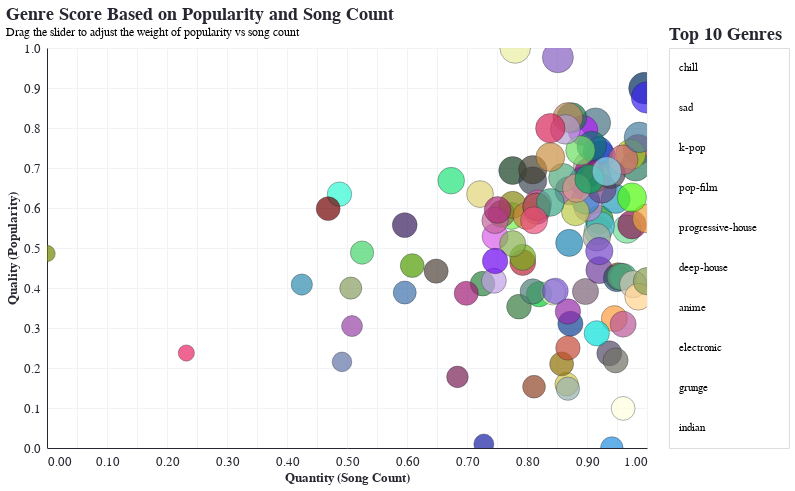

This figure's Vega-Lite source:
### Vega-Lite specification from a JSON file in a GitHub repository (floating-point values rounded to 4 significant figures)
{"config": {"arc": {"fill": "#F63366"}, "area": {"fill": "#F63366"}, "circle": {"fill": "#F63366", "stroke": "#262730", "strokeWidth": 0.5}, "line": {"stroke": "#F63366"}, "path": {"stroke": "#F63366"}, "point": {"stroke": "#F63366"}, "rect": {"fill": "#F63366"}, "shape": {"stroke": "#F63366"}, "symbol": {"fill": "#F63366"}, "title": {"font": "IBM Plex Mono", "color": "#262730", "fontSize": 17.6, "anchor": "start"}, "subtitle": {"font": "IBM Plex Mono", "color": "#262730", "fontSize": 18, "anchor": "start"}, "axis": {"titleFont": "IBM Plex Mono", "titleColor": "#262730", "titleFontSize": 12.8, "labelFont": "IBM Plex Mono", "labelColor": "#262730", "labelFontSize": 12.8, "gridColor": "#f0f2f6", "domainColor": "#262730", "tickColor": "#fff"}, "header": {"labelFont": "IBM Plex Mono", "titleFont": "IBM Plex Mono", "labelFontSize": 16, "titleFontSize": 16}, "legend": {"titleFont": "IBM Plex Mono", "titleColor": "#262730", "titleFontSize": 12.8, "labelFont": "IBM Plex Mono", "labelColor": "#262730", "labelFontSize": 12.8}, "range": {"category": ["#fcca46", "#fe7f2d", "#233d4d", "#a1c181", "#717744", "#00798c"], "diverging": ["#850018", "#cd1549", "#f6618d", "#fbafc4", "#f5f5f5", "#93c5fe", "#5091e6", "#1d5ebd", "#002f84"], "heatmap": ["#ffb5d4", "#ff97b8", "#ff7499", "#fc4c78", "#ec245f", "#d2004b", "#b10034", "#91001f", "#720008"], "ramp": ["#ffb5d4", "#ff97b8", "#ff7499", "#fc4c78", "#ec245f", "#d2004b", "#b10034", "#91001f", "#720008"], "ordinal": ["#ffb5d4", "#ff97b8", "#ff7499", "#fc4c78", "#ec245f", "#d2004b", "#b10034", "#91001f", "#720008"]}}, "hconcat": [{"mark": {"type": "circle"}, "encoding": {"color": {"field": "track_genre", "legend": null, "scale": {"domain": ["acoustic", "afrobeat", "alt-rock", "alternative", "ambient", "anime", "black-metal", "bluegrass", "blues", "brazil", "breakbeat", "british", "cantopop", "chicago-house", "children", "chill", "classical", "club", "comedy", "country", "dance", "dancehall", "death-metal", "deep-house", "detroit-techno", "disco", "disney", "drum-and-bass", "dub", "dubstep", "edm", "electro", "electronic", "emo", "folk", "forro", "french", "funk", "garage", "german", "gospel", "goth", "grindcore", "groove", "grunge", "guitar", "happy", "hard-rock", "hardcore", "hardstyle", "heavy-metal", "hip-hop", "honky-tonk", "house", "idm", "indian", "indie-pop", "indie", "industrial", "iranian", "j-dance", "j-idol", "j-pop", "j-rock", "jazz", "k-pop", "kids", "latin", "latino", "malay", "mandopop", "metal", "metalcore", "minimal-techno", "mpb", "new-age", "opera", "pagode", "party", "piano", "pop-film", "pop", "power-pop", "progressive-house", "psych-rock", "punk-rock", "punk", "r-n-b", "reggae", "reggaeton", "rock-n-roll", "rock", "rockabilly", "romance", "sad", "salsa", "samba", "sertanejo", "show-tunes", "singer-songwriter", "ska", "sleep", "songwriter", "soul", "spanish", "study", "swedish", "synth-pop", "tango", "techno", "trance", "trip-hop", "turkish", "world-music"], "range": ["#BDA69F", "#0cce35", "#8cd0a4", "#7d6277", "#7248ad", "#477183", "#347a3f", "#2c833f", "#3D71A9", "#1045d1", "#0f4194", "#2ff8d2", "#6ff151", "#771f54", "#0d961f", "#002C5C", "#d6cb4d", "#70dd97", "#e5feba", "#8e6f03", "#4D8076", "#51bedd", "#d860ea", "#ae3550", "#8e4527", "#4f9b02", "#6e3d9a", "#ac561e", "#3454e7", "#2f7c62", "#c285d4", "#3184cf", "#b7cc25", "#b01af6", "#876f47", "#163f22", "#eb39bc", "#A5AE9D", "#c1cf42", "#28587f", "#961b76", "#b92839", "#6273a6", "#239cbb", "#17764b", "#74af15", "#942aa8", "#700000", "#77305d", "#33b675", "#c29fe7", "#8e528e", "#e82565", "#bacb48", "#534765", "#bd885c", "#4B4453", "#6b4481", "#88b151", "#248ede", "#579f7c", "#7d57db", "#53a97d", "#3E4756", "#95B1AE", "#845EC2", "#707166", "#FEFEDF", "#D5CABD", "#7545c9", "#106f71", "#444232", "#cd6578", "#891555", "#21e379", "#6c05f1", "#a11d75", "#6cdd62", "#ff9b3d", "#ca9043", "#eaeea1", "#B39CD0", "#879e5f", "#477da0", "#708600", "#868611", "#db5bad", "#cc7e39", "#b95799", "#FFD38B", "#46d36b", "#C34A36", "#2e8bad", "#181fa3", "#3823ee", "#4e4137", "#E1D376", "#d82559", "#2086b4", "#CA580B", "#c3639a", "#efa43c", "#A5566F", "#05e0d7", "#3aa686", "#889d4f", "#ae2b7a", "#391d5d", "#9645a6", "#de998d", "#50fa0d", "#e84e79", "#01a95e", "#86daed"]}, "type": "nominal"}, "size": {"field": "score", "legend": null, "scale": {"range": [20, 1000]}, "title": "Weighted Score", "type": "quantitative"}, "tooltip": [{"field": "track_genre", "title": "Genre", "type": "nominal"}, {"field": "total_count", "title": "Total Songs", "type": "quantitative"}, {"field": "avg_popularity", "title": "Average Popularity", "type": "quantitative"}, {"field": "score", "format": ".2f", "title": "Score", "type": "quantitative"}], "x": {"field": "norm_count", "title": "Quantity (Song Count)", "type": "quantitative"}, "y": {"field": "norm_popularity", "title": "Quality (Popularity)", "type": "quantitative"}}, "height": 400, "name": "view_1", "title": {"text": ["Genre Score Based on Popularity and Song Count"], "subtitle": ["Drag the slider to adjust the weight of popularity vs song count"]}, "transform": [{"calculate": "datum.norm_popularity * pop_weight + datum.norm_count * (1 - pop_weight)", "as": "score"}], "width": 600}, {"mark": {"type": "text", "align": "left", "dx": -50}, "encoding": {"text": {"field": "track_genre", "type": "nominal"}, "tooltip": [{"field": "track_genre", "title": "Genre", "type": "nominal"}, {"field": "score", "format": ".2f", "title": "Score", "type": "quantitative"}], "y": {"axis": null, "field": "rank", "sort": "ascending", "title": null, "type": "ordinal"}}, "height": 400, "name": "view_2", "title": "Top 10 Genres", "transform": [{"calculate": "datum.norm_popularity * pop_weight + datum.norm_count * (1 - pop_weight)", "as": "score"}, {"window": [{"op": "rank", "field": "score", "as": "rank"}], "sort": [{"field": "score", "order": "descending"}]}, {"filter": "datum.rank <= 10"}], "width": 120}], "data": {"name": "data-86aedd94ac657ac47239223fc67ecd24"}, "params": [{"name": "pop_weight", "bind": {"input": "range", "max": 1, "min": 0, "name": "Popularity Weight:", "step": 0.01}, "value": 0.5}, {"name": "param_2", "select": {"type": "interval", "encodings": ["x", "y"]}, "bind": "scales", "views": ["view_1", "view_2"]}], "$schema": "https://vega.github.io/schema/vega-lite/v5.20.1.json", "datasets": {"data-86aedd94ac657ac47239223fc67ecd24": [{"track_genre": "acoustic", "total_count": 952, "avg_popularity": 42.51, "active_years": 28, "norm_popularity": 0.7039, "norm_count": 0.9017}, {"track_genre": "afrobeat", "total_count": 913, "avg_popularity": 24.24, "active_years": 28, "norm_popularity": 0.3845, "norm_count": 0.8201}, {"track_genre": "alt-rock", "total_count": 960, "avg_popularity": 33.3, "active_years": 37, "norm_popularity": 0.543, "norm_count": 0.9184}, {"track_genre": "alternative", "total_count": 950, "avg_popularity": 24.62, "active_years": 33, "norm_popularity": 0.3912, "norm_count": 0.8975}, {"track_genre": "ambient", "total_count": 962, "avg_popularity": 44.04, "active_years": 31, "norm_popularity": 0.7308, "norm_count": 0.9226}, {"track_genre": "anime", "total_count": 958, "avg_popularity": 48.71, "active_years": 24, "norm_popularity": 0.8125, "norm_count": 0.9142}, {"track_genre": "black-metal", "total_count": 897, "avg_popularity": 22.46, "active_years": 34, "norm_popularity": 0.3534, "norm_count": 0.7866}, {"track_genre": "bluegrass", "total_count": 868, "avg_popularity": 25.74, "active_years": 36, "norm_popularity": 0.4108, "norm_count": 0.7259}, {"track_genre": "blues", "total_count": 806, "avg_popularity": 24.48, "active_years": 36, "norm_popularity": 0.3886, "norm_count": 0.5962}, {"track_genre": "brazil", "total_count": 960, "avg_popularity": 44.65, "active_years": 36, "norm_popularity": 0.7414, "norm_count": 0.9184}, {"track_genre": "breakbeat", "total_count": 938, "avg_popularity": 20.02, "active_years": 33, "norm_popularity": 0.3107, "norm_count": 0.8724}, {"track_genre": "british", "total_count": 754, "avg_popularity": 38.54, "active_years": 36, "norm_popularity": 0.6346, "norm_count": 0.4874}, {"track_genre": "cantopop", "total_count": 891, "avg_popularity": 35.41, "active_years": 38, "norm_popularity": 0.5799, "norm_count": 0.7741}, {"track_genre": "chicago-house", "total_count": 848, "avg_popularity": 12.42, "active_years": 36, "norm_popularity": 0.1777, "norm_count": 0.6841}, {"track_genre": "children", "total_count": 961, "avg_popularity": 34.9, "active_years": 32, "norm_popularity": 0.5709, "norm_count": 0.9205}, {"track_genre": "chill", "total_count": 997, "avg_popularity": 53.69, "active_years": 16, "norm_popularity": 0.8996, "norm_count": 0.9958}, {"track_genre": "classical", "total_count": 935, "avg_popularity": 11.37, "active_years": 30, "norm_popularity": 0.1594, "norm_count": 0.8661}, {"track_genre": "club", "total_count": 983, "avg_popularity": 33.54, "active_years": 24, "norm_popularity": 0.5472, "norm_count": 0.9665}, {"track_genre": "comedy", "total_count": 924, "avg_popularity": 24.53, "active_years": 34, "norm_popularity": 0.3896, "norm_count": 0.8431}, {"track_genre": "country", "total_count": 931, "avg_popularity": 14.28, "active_years": 28, "norm_popularity": 0.2102, "norm_count": 0.8577}, {"track_genre": "dance", "total_count": 908, "avg_popularity": 24.63, "active_years": 19, "norm_popularity": 0.3913, "norm_count": 0.8096}, {"track_genre": "dancehall", "total_count": 962, "avg_popularity": 34.02, "active_years": 27, "norm_popularity": 0.5555, "norm_count": 0.9226}, {"track_genre": "death-metal", "total_count": 878, "avg_popularity": 32.5, "active_years": 37, "norm_popularity": 0.5289, "norm_count": 0.7469}, {"track_genre": "deep-house", "total_count": 992, "avg_popularity": 44.92, "active_years": 21, "norm_popularity": 0.7461, "norm_count": 0.9854}, {"track_genre": "detroit-techno", "total_count": 909, "avg_popularity": 11.02, "active_years": 37, "norm_popularity": 0.1532, "norm_count": 0.8117}, {"track_genre": "disco", "total_count": 812, "avg_popularity": 28.33, "active_years": 38, "norm_popularity": 0.456, "norm_count": 0.6088}, {"track_genre": "disney", "total_count": 961, "avg_popularity": 27.69, "active_years": 33, "norm_popularity": 0.4448, "norm_count": 0.9205}, {"track_genre": "drum-and-bass", "total_count": 976, "avg_popularity": 26.8, "active_years": 29, "norm_popularity": 0.4292, "norm_count": 0.9519}, {"track_genre": "dub", "total_count": 948, "avg_popularity": 40.42, "active_years": 28, "norm_popularity": 0.6674, "norm_count": 0.8933}, {"track_genre": "dubstep", "total_count": 990, "avg_popularity": 42.54, "active_years": 17, "norm_popularity": 0.7046, "norm_count": 0.9812}, {"track_genre": "edm", "total_count": 952, "avg_popularity": 36.7, "active_years": 13, "norm_popularity": 0.6023, "norm_count": 0.9017}, {"track_genre": "electro", "total_count": 950, "avg_popularity": 37.7, "active_years": 16, "norm_popularity": 0.6198, "norm_count": 0.8975}, {"track_genre": "electronic", "total_count": 986, "avg_popularity": 44.23, "active_years": 29, "norm_popularity": 0.7341, "norm_count": 0.9728}, {"track_genre": "emo", "total_count": 948, "avg_popularity": 47.66, "active_years": 24, "norm_popularity": 0.7942, "norm_count": 0.8933}, {"track_genre": "folk", "total_count": 883, "avg_popularity": 35.72, "active_years": 34, "norm_popularity": 0.5853, "norm_count": 0.7573}, {"track_genre": "forro", "total_count": 892, "avg_popularity": 41.92, "active_years": 29, "norm_popularity": 0.6937, "norm_count": 0.7762}, {"track_genre": "french", "total_count": 959, "avg_popularity": 41.08, "active_years": 30, "norm_popularity": 0.6789, "norm_count": 0.9163}, {"track_genre": "funk", "total_count": 959, "avg_popularity": 32.39, "active_years": 33, "norm_popularity": 0.527, "norm_count": 0.9163}, {"track_genre": "garage", "total_count": 958, "avg_popularity": 40.9, "active_years": 30, "norm_popularity": 0.6758, "norm_count": 0.9142}, {"track_genre": "german", "total_count": 975, "avg_popularity": 26.53, "active_years": 30, "norm_popularity": 0.4246, "norm_count": 0.9498}, {"track_genre": "gospel", "total_count": 953, "avg_popularity": 41.68, "active_years": 30, "norm_popularity": 0.6894, "norm_count": 0.9038}, {"track_genre": "goth", "total_count": 900, "avg_popularity": 28.76, "active_years": 38, "norm_popularity": 0.4636, "norm_count": 0.7929}, {"track_genre": "grindcore", "total_count": 756, "avg_popularity": 14.57, "active_years": 29, "norm_popularity": 0.2153, "norm_count": 0.4916}, {"track_genre": "groove", "total_count": 974, "avg_popularity": 37.85, "active_years": 31, "norm_popularity": 0.6225, "norm_count": 0.9477}, {"track_genre": "grunge", "total_count": 939, "avg_popularity": 49.47, "active_years": 36, "norm_popularity": 0.8258, "norm_count": 0.8745}, {"track_genre": "guitar", "total_count": 900, "avg_popularity": 29.51, "active_years": 36, "norm_popularity": 0.4766, "norm_count": 0.7929}, {"track_genre": "happy", "total_count": 936, "avg_popularity": 21.76, "active_years": 31, "norm_popularity": 0.3411, "norm_count": 0.8682}, {"track_genre": "hard-rock", "total_count": 745, "avg_popularity": 36.47, "active_years": 38, "norm_popularity": 0.5984, "norm_count": 0.4686}, {"track_genre": "hardcore", "total_count": 911, "avg_popularity": 36.18, "active_years": 38, "norm_popularity": 0.5932, "norm_count": 0.8159}, {"track_genre": "hardstyle", "total_count": 980, "avg_popularity": 26.71, "active_years": 19, "norm_popularity": 0.4276, "norm_count": 0.9603}, {"track_genre": "heavy-metal", "total_count": 877, "avg_popularity": 26.15, "active_years": 37, "norm_popularity": 0.418, "norm_count": 0.7448}, {"track_genre": "hip-hop", "total_count": 937, "avg_popularity": 39.04, "active_years": 25, "norm_popularity": 0.6434, "norm_count": 0.8703}, {"track_genre": "honky-tonk", "total_count": 632, "avg_popularity": 15.83, "active_years": 36, "norm_popularity": 0.2374, "norm_count": 0.2322}, {"track_genre": "house", "total_count": 942, "avg_popularity": 36.02, "active_years": 16, "norm_popularity": 0.5905, "norm_count": 0.8808}, {"track_genre": "idm", "total_count": 969, "avg_popularity": 15.79, "active_years": 32, "norm_popularity": 0.2367, "norm_count": 0.9372}, {"track_genre": "indian", "total_count": 936, "avg_popularity": 49.5, "active_years": 26, "norm_popularity": 0.8262, "norm_count": 0.8682}, {"track_genre": "indie", "total_count": 963, "avg_popularity": 39.32, "active_years": 22, "norm_popularity": 0.6482, "norm_count": 0.9247}, {"track_genre": "indie-pop", "total_count": 970, "avg_popularity": 41.44, "active_years": 22, "norm_popularity": 0.6854, "norm_count": 0.9393}, {"track_genre": "industrial", "total_count": 892, "avg_popularity": 31.46, "active_years": 38, "norm_popularity": 0.5108, "norm_count": 0.7762}, {"track_genre": "iranian", "total_count": 971, "avg_popularity": 2.256, "active_years": 22, "norm_popularity": 0.0, "norm_count": 0.9414}, {"track_genre": "j-dance", "total_count": 978, "avg_popularity": 26.74, "active_years": 28, "norm_popularity": 0.4282, "norm_count": 0.9561}, {"track_genre": "j-idol", "total_count": 926, "avg_popularity": 24.7, "active_years": 26, "norm_popularity": 0.3925, "norm_count": 0.8473}, {"track_genre": "j-pop", "total_count": 932, "avg_popularity": 40.89, "active_years": 38, "norm_popularity": 0.6757, "norm_count": 0.8598}, {"track_genre": "j-rock", "total_count": 908, "avg_popularity": 40.45, "active_years": 38, "norm_popularity": 0.668, "norm_count": 0.8096}, {"track_genre": "jazz", "total_count": 936, "avg_popularity": 10.74, "active_years": 35, "norm_popularity": 0.1483, "norm_count": 0.8682}, {"track_genre": "k-pop", "total_count": 928, "avg_popularity": 58.11, "active_years": 37, "norm_popularity": 0.9769, "norm_count": 0.8515}, {"track_genre": "kids", "total_count": 974, "avg_popularity": 14.78, "active_years": 24, "norm_popularity": 0.219, "norm_count": 0.9477}, {"track_genre": "latin", "total_count": 980, "avg_popularity": 7.915, "active_years": 21, "norm_popularity": 0.09897, "norm_count": 0.9603}, {"track_genre": "latino", "total_count": 988, "avg_popularity": 25.67, "active_years": 24, "norm_popularity": 0.4096, "norm_count": 0.977}, {"track_genre": "malay", "total_count": 961, "avg_popularity": 30.41, "active_years": 31, "norm_popularity": 0.4923, "norm_count": 0.9205}, {"track_genre": "mandopop", "total_count": 955, "avg_popularity": 45.42, "active_years": 37, "norm_popularity": 0.7549, "norm_count": 0.9079}, {"track_genre": "metal", "total_count": 908, "avg_popularity": 42.03, "active_years": 38, "norm_popularity": 0.6956, "norm_count": 0.8096}, {"track_genre": "metalcore", "total_count": 980, "avg_popularity": 43.46, "active_years": 23, "norm_popularity": 0.7206, "norm_count": 0.9603}, {"track_genre": "minimal-techno", "total_count": 987, "avg_popularity": 34.18, "active_years": 27, "norm_popularity": 0.5583, "norm_count": 0.9749}, {"track_genre": "mpb", "total_count": 843, "avg_popularity": 40.47, "active_years": 38, "norm_popularity": 0.6684, "norm_count": 0.6736}, {"track_genre": "new-age", "total_count": 878, "avg_popularity": 28.98, "active_years": 38, "norm_popularity": 0.4674, "norm_count": 0.7469}, {"track_genre": "opera", "total_count": 855, "avg_popularity": 24.37, "active_years": 38, "norm_popularity": 0.3868, "norm_count": 0.6987}, {"track_genre": "pagode", "total_count": 946, "avg_popularity": 44.79, "active_years": 34, "norm_popularity": 0.7439, "norm_count": 0.8891}, {"track_genre": "party", "total_count": 973, "avg_popularity": 20.75, "active_years": 28, "norm_popularity": 0.3235, "norm_count": 0.9456}, {"track_genre": "piano", "total_count": 922, "avg_popularity": 43.84, "active_years": 35, "norm_popularity": 0.7273, "norm_count": 0.8389}, {"track_genre": "pop", "total_count": 934, "avg_popularity": 47.81, "active_years": 24, "norm_popularity": 0.7966, "norm_count": 0.864}, {"track_genre": "pop-film", "total_count": 894, "avg_popularity": 59.43, "active_years": 35, "norm_popularity": 1.0, "norm_count": 0.7803}, {"track_genre": "power-pop", "total_count": 763, "avg_popularity": 25.11, "active_years": 38, "norm_popularity": 0.3997, "norm_count": 0.5063}, {"track_genre": "progressive-house", "total_count": 993, "avg_popularity": 46.66, "active_years": 16, "norm_popularity": 0.7766, "norm_count": 0.9874}, {"track_genre": "psych-rock", "total_count": 521, "avg_popularity": 30.06, "active_years": 38, "norm_popularity": 0.4862, "norm_count": 0.0}, {"track_genre": "punk", "total_count": 912, "avg_popularity": 37.16, "active_years": 38, "norm_popularity": 0.6105, "norm_count": 0.818}, {"track_genre": "punk-rock", "total_count": 892, "avg_popularity": 37.01, "active_years": 38, "norm_popularity": 0.6079, "norm_count": 0.7762}, {"track_genre": "r-n-b", "total_count": 903, "avg_popularity": 35.44, "active_years": 38, "norm_popularity": 0.5804, "norm_count": 0.7992}, {"track_genre": "reggae", "total_count": 980, "avg_popularity": 19.96, "active_years": 30, "norm_popularity": 0.3096, "norm_count": 0.9603}, {"track_genre": "reggaeton", "total_count": 992, "avg_popularity": 23.88, "active_years": 20, "norm_popularity": 0.3782, "norm_count": 0.9854}, {"track_genre": "rock", "total_count": 936, "avg_popularity": 16.56, "active_years": 31, "norm_popularity": 0.2502, "norm_count": 0.8682}, {"track_genre": "rock-n-roll", "total_count": 772, "avg_popularity": 30.19, "active_years": 36, "norm_popularity": 0.4885, "norm_count": 0.5251}, {"track_genre": "rockabilly", "total_count": 724, "avg_popularity": 25.62, "active_years": 38, "norm_popularity": 0.4086, "norm_count": 0.4247}, {"track_genre": "romance", "total_count": 869, "avg_popularity": 2.819, "active_years": 31, "norm_popularity": 0.009845, "norm_count": 0.728}, {"track_genre": "sad", "total_count": 999, "avg_popularity": 52.36, "active_years": 9, "norm_popularity": 0.8763, "norm_count": 1.0}, {"track_genre": "salsa", "total_count": 831, "avg_popularity": 27.54, "active_years": 38, "norm_popularity": 0.4422, "norm_count": 0.6485}, {"track_genre": "samba", "total_count": 866, "avg_popularity": 38.55, "active_years": 38, "norm_popularity": 0.6348, "norm_count": 0.7218}, {"track_genre": "sertanejo", "total_count": 922, "avg_popularity": 47.97, "active_years": 33, "norm_popularity": 0.7995, "norm_count": 0.8389}, {"track_genre": "show-tunes", "total_count": 937, "avg_popularity": 31.58, "active_years": 35, "norm_popularity": 0.5128, "norm_count": 0.8703}, {"track_genre": "singer-songwriter", "total_count": 911, "avg_popularity": 36.75, "active_years": 32, "norm_popularity": 0.6032, "norm_count": 0.8159}, {"track_genre": "ska", "total_count": 878, "avg_popularity": 34.8, "active_years": 38, "norm_popularity": 0.5691, "norm_count": 0.7469}, {"track_genre": "sleep", "total_count": 999, "avg_popularity": 35.07, "active_years": 15, "norm_popularity": 0.5739, "norm_count": 1.0}, {"track_genre": "songwriter", "total_count": 911, "avg_popularity": 36.75, "active_years": 32, "norm_popularity": 0.6032, "norm_count": 0.8159}, {"track_genre": "soul", "total_count": 959, "avg_popularity": 18.65, "active_years": 28, "norm_popularity": 0.2867, "norm_count": 0.9163}, {"track_genre": "spanish", "total_count": 922, "avg_popularity": 37.36, "active_years": 37, "norm_popularity": 0.6139, "norm_count": 0.8389}, {"track_genre": "study", "total_count": 999, "avg_popularity": 26.1, "active_years": 6, "norm_popularity": 0.4171, "norm_count": 1.0}, {"track_genre": "swedish", "total_count": 880, "avg_popularity": 36.28, "active_years": 38, "norm_popularity": 0.595, "norm_count": 0.751}, {"track_genre": "synth-pop", "total_count": 806, "avg_popularity": 34.12, "active_years": 38, "norm_popularity": 0.5572, "norm_count": 0.5962}, {"track_genre": "tango", "total_count": 764, "avg_popularity": 19.68, "active_years": 36, "norm_popularity": 0.3048, "norm_count": 0.5084}, {"track_genre": "techno", "total_count": 943, "avg_popularity": 39.41, "active_years": 36, "norm_popularity": 0.6498, "norm_count": 0.8828}, {"track_genre": "trance", "total_count": 987, "avg_popularity": 38.07, "active_years": 27, "norm_popularity": 0.6264, "norm_count": 0.9749}, {"track_genre": "trip-hop", "total_count": 909, "avg_popularity": 34.8, "active_years": 35, "norm_popularity": 0.5692, "norm_count": 0.8117}, {"track_genre": "turkish", "total_count": 953, "avg_popularity": 40.69, "active_years": 36, "norm_popularity": 0.6722, "norm_count": 0.9038}, {"track_genre": "world-music", "total_count": 967, "avg_popularity": 41.79, "active_years": 30, "norm_popularity": 0.6915, "norm_count": 0.9331}]}}
